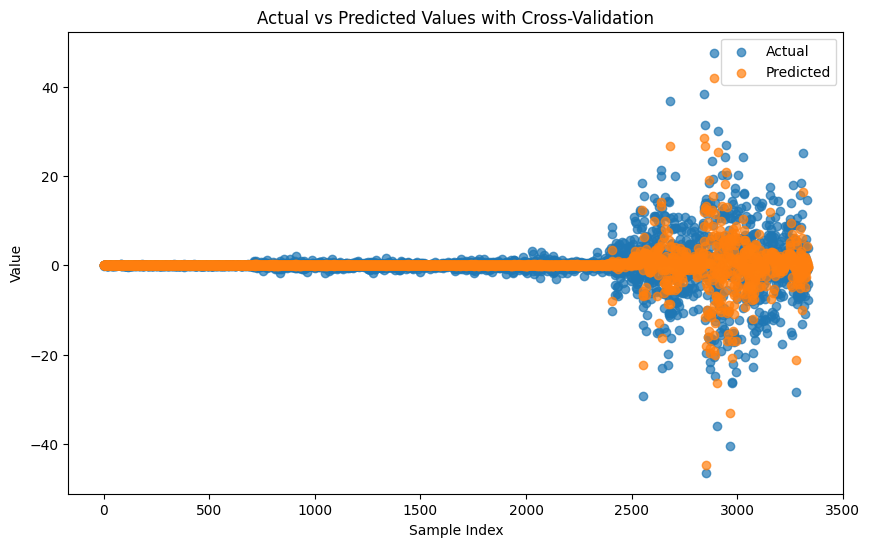

Write the Python code that produced this figure.
# Importing the required libraries
from datasets import load_dataset  # To load datasets from the huggingface dataset library
import pandas as pd  # For data manipulation and analysis
from sklearn.preprocessing import StandardScaler  # For standardizing features
from sklearn.model_selection import cross_val_score  # For performing cross-validation
from sklearn.ensemble import GradientBoostingRegressor  # For the Gradient Boosting Regression model
import matplotlib.pyplot as plt  # For plotting data

# Load the Tesla historical prices dataset from the Hugging Face library
tesla = load_dataset('codesignal/tsla-historic-prices')

# Convert the loaded dataset into a pandas DataFrame for easier manipulation
tesla_df = pd.DataFrame(tesla['train'])

# Convert the 'Date' column from string format to a datetime object for easier handling
tesla_df['Date'] = pd.to_datetime(tesla_df['Date'])

# Feature Engineering: Creating additional features for the model

# Create a 'Target' column representing the difference between the next day's adjusted closing price 
# and the current day's adjusted closing price
tesla_df['Target'] = tesla_df['Adj Close'].shift(-1) - tesla_df['Adj Close']

# Create a 5-day Simple Moving Average (SMA_5) column based on the adjusted closing prices
tesla_df['SMA_5'] = tesla_df['Adj Close'].rolling(window=5).mean()

# Create a 10-day Simple Moving Average (SMA_10) column based on the adjusted closing prices
tesla_df['SMA_10'] = tesla_df['Adj Close'].rolling(window=10).mean()

# Create a 5-day Exponential Moving Average (EMA_5) column using the adjusted closing prices
tesla_df['EMA_5'] = tesla_df['Adj Close'].ewm(span=5, adjust=False).mean()

# Create a 10-day Exponential Moving Average (EMA_10) column using the adjusted closing prices
tesla_df['EMA_10'] = tesla_df['Adj Close'].ewm(span=10, adjust=False).mean()

# Drop any rows containing NaN values that were generated by the rolling or exponential moving averages
tesla_df.dropna(inplace=True)

# Select features and target variables for model training
# Features include Open, High, Low, Close, Volume, and the moving averages created earlier
features = tesla_df[['Open', 'High', 'Low', 'Close', 'Volume', 'SMA_5', 'SMA_10', 'EMA_5', 'EMA_10']].values

# Target variable is the 'Target' column, representing the next day's price change
target = tesla_df['Target'].values

# Standardize the feature variables to have a mean of 0 and standard deviation of 1
scaler = StandardScaler()  # Instantiate the StandardScaler
features_scaled = scaler.fit_transform(features)  # Fit and transform the features

# Instantiate the Gradient Boosting Regressor model with specified hyperparameters
model = GradientBoostingRegressor(
    n_estimators=200,  # Number of boosting stages to be run
    learning_rate=0.1,  # Learning rate shrinks the contribution of each tree
    max_depth=3,  # Maximum depth of the individual regression estimators
    random_state=42  # Ensure reproducibility of results
)

# Perform 10-fold cross-validation using the standardized features and target variable
scores = cross_val_score(model, features_scaled, target, cv=10)

# Calculate and print the mean cross-validation score
mean_score = scores.mean()
print("Mean cross-validation score: ", mean_score)

# Fit the Gradient Boosting model to the entire standardized feature set and target variable
model.fit(features_scaled, target)

# Make predictions using the fitted model
predictions = model.predict(features_scaled)

# Plotting the actual vs predicted values to visualize the model's performance
plt.figure(figsize=(10, 6))  # Create a figure with the specified size
plt.scatter(range(len(target)), target, label='Actual', alpha=0.7)  # Plot actual values
plt.scatter(range(len(target)), predictions, label='Predicted', alpha=0.7)  # Plot predicted values
plt.title('Actual vs Predicted Values with Cross-Validation')  # Set plot title
plt.xlabel('Sample Index')  # Label the x-axis
plt.ylabel('Value')  # Label the y-axis
plt.legend()  # Show the legend to differentiate between actual and predicted values
plt.show()  # Display the plot
